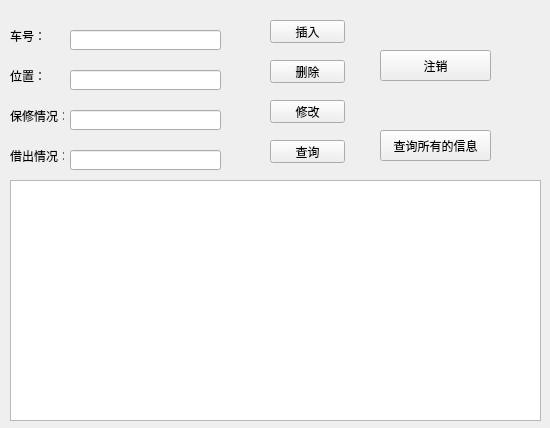
<?xml version="1.0" encoding="UTF-8"?>
<ui version="4.0">
 <class>carinfo</class>
 <widget class="QWidget" name="carinfo">
  <property name="geometry">
   <rect>
    <x>0</x>
    <y>0</y>
    <width>550</width>
    <height>428</height>
   </rect>
  </property>
  <property name="windowTitle">
   <string>Form</string>
  </property>
  <widget class="QLabel" name="label">
   <property name="geometry">
    <rect>
     <x>10</x>
     <y>30</y>
     <width>54</width>
     <height>12</height>
    </rect>
   </property>
   <property name="text">
    <string>车号：</string>
   </property>
  </widget>
  <widget class="QLineEdit" name="lineEdit">
   <property name="geometry">
    <rect>
     <x>70</x>
     <y>30</y>
     <width>151</width>
     <height>20</height>
    </rect>
   </property>
  </widget>
  <widget class="QPushButton" name="insert_button">
   <property name="geometry">
    <rect>
     <x>270</x>
     <y>20</y>
     <width>75</width>
     <height>23</height>
    </rect>
   </property>
   <property name="text">
    <string>插入</string>
   </property>
  </widget>
  <widget class="QPushButton" name="delete_button">
   <property name="geometry">
    <rect>
     <x>270</x>
     <y>60</y>
     <width>75</width>
     <height>23</height>
    </rect>
   </property>
   <property name="text">
    <string>删除</string>
   </property>
  </widget>
  <widget class="QPushButton" name="change_button">
   <property name="geometry">
    <rect>
     <x>270</x>
     <y>100</y>
     <width>75</width>
     <height>23</height>
    </rect>
   </property>
   <property name="text">
    <string>修改</string>
   </property>
  </widget>
  <widget class="QPushButton" name="query_button">
   <property name="geometry">
    <rect>
     <x>270</x>
     <y>140</y>
     <width>75</width>
     <height>23</height>
    </rect>
   </property>
   <property name="text">
    <string>查询</string>
   </property>
  </widget>
  <widget class="QPushButton" name="query_a_button">
   <property name="geometry">
    <rect>
     <x>380</x>
     <y>130</y>
     <width>111</width>
     <height>31</height>
    </rect>
   </property>
   <property name="text">
    <string>查询所有的信息</string>
   </property>
  </widget>
  <widget class="QTextEdit" name="textEdit">
   <property name="geometry">
    <rect>
     <x>10</x>
     <y>180</y>
     <width>531</width>
     <height>241</height>
    </rect>
   </property>
  </widget>
  <widget class="QLabel" name="label_2">
   <property name="geometry">
    <rect>
     <x>10</x>
     <y>70</y>
     <width>54</width>
     <height>12</height>
    </rect>
   </property>
   <property name="text">
    <string>位置：</string>
   </property>
  </widget>
  <widget class="QLabel" name="label_3">
   <property name="geometry">
    <rect>
     <x>10</x>
     <y>110</y>
     <width>54</width>
     <height>12</height>
    </rect>
   </property>
   <property name="text">
    <string>保修情况：</string>
   </property>
  </widget>
  <widget class="QLabel" name="label_4">
   <property name="geometry">
    <rect>
     <x>10</x>
     <y>150</y>
     <width>54</width>
     <height>12</height>
    </rect>
   </property>
   <property name="text">
    <string>借出情况：</string>
   </property>
  </widget>
  <widget class="QLineEdit" name="lineEdit_2">
   <property name="geometry">
    <rect>
     <x>70</x>
     <y>70</y>
     <width>151</width>
     <height>20</height>
    </rect>
   </property>
  </widget>
  <widget class="QLineEdit" name="lineEdit_3">
   <property name="geometry">
    <rect>
     <x>70</x>
     <y>110</y>
     <width>151</width>
     <height>20</height>
    </rect>
   </property>
  </widget>
  <widget class="QLineEdit" name="lineEdit_4">
   <property name="geometry">
    <rect>
     <x>70</x>
     <y>150</y>
     <width>151</width>
     <height>20</height>
    </rect>
   </property>
  </widget>
  <widget class="QPushButton" name="pushButton_6">
   <property name="geometry">
    <rect>
     <x>380</x>
     <y>50</y>
     <width>111</width>
     <height>31</height>
    </rect>
   </property>
   <property name="text">
    <string>注销</string>
   </property>
  </widget>
 </widget>
 <resources/>
 <connections/>
</ui>
